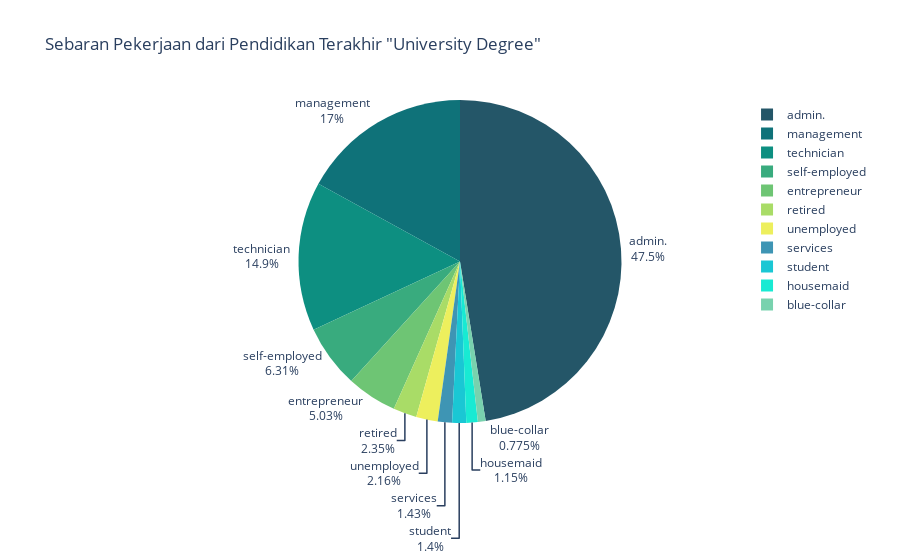

The notebook cell this image was saved under:
### Code cell
fig_univ = px.pie(univ, values=univ.values, names=univ.index, color_discrete_sequence=px.colors.sequential.Aggrnyl,
                    title='Sebaran Pekerjaan dari Pendidikan Terakhir "University Degree"')
fig_univ.update_traces(textposition='outside', textinfo='percent+label')  
fig_univ.show()

### Figure 1 — Plotly figure (JSON) as saved in the notebook; plotly's stock layout.template omitted (floating-point values rounded to 4 significant figures)
{"data": [{"domain": {"x": [0, 1], "y": [0, 1]}, "hovertemplate": "job=%{label}<br>value=%{value}<extra></extra>", "labels": ["admin.", "management", "technician", "self-employed", "entrepreneur", "retired", "unemployed", "services", "student", "housemaid", "blue-collar"], "legendgroup": "", "name": "", "showlegend": true, "textinfo": "percent+label", "textposition": "outside", "type": "pie", "values": [5753, 2063, 1809, 765, 610, 285, 262, 173, 170, 139, 94]}], "layout": {"legend": {"tracegroupgap": 0}, "piecolorway": ["rgb(36, 86, 104)", "rgb(15, 114, 121)", "rgb(13, 143, 129)", "rgb(57, 171, 126)", "rgb(110, 197, 116)", "rgb(169, 220, 103)", "rgb(237, 239, 93)"], "title": {"text": "Sebaran Pekerjaan dari Pendidikan Terakhir \"University Degree\""}}}
